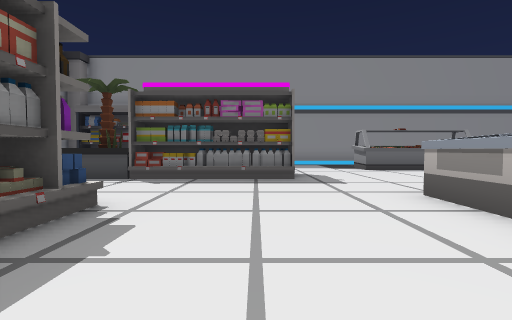
view 1 (above)

22 first-person views from a walk through a Unity game level. The camera is 1.2 m above the floor, tilts 2° down and sees 85° across. The floor is counted in squares, 2 m on a side. Each view is taken from the middle of a square. On the plan, view 1 faces up. The plan holds only what a view shows up to about 9 squares ahead; the rest is blank. The place goes on beyond the plan. The player character is not drawn.

view 2
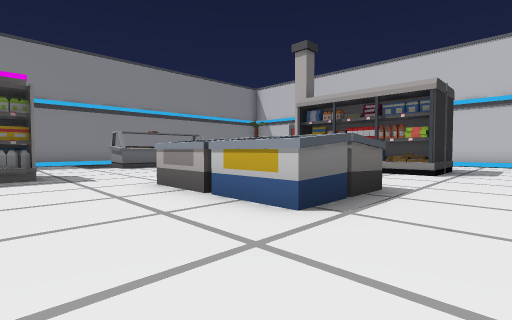

view 3
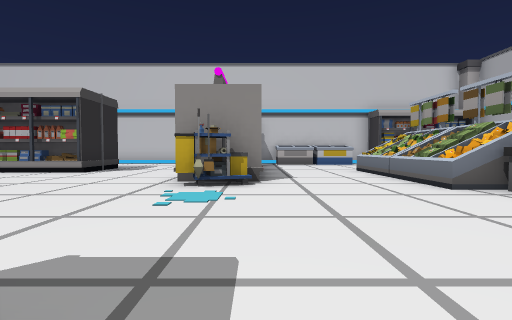

view 4
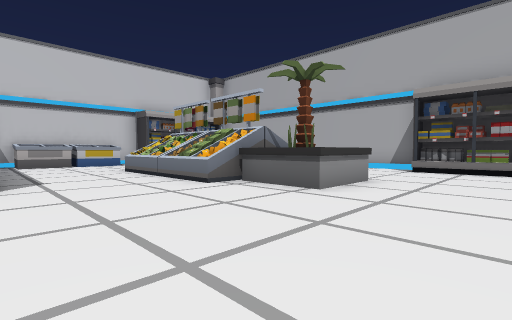

view 5
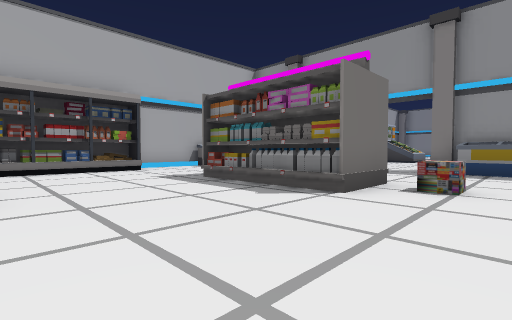

view 6
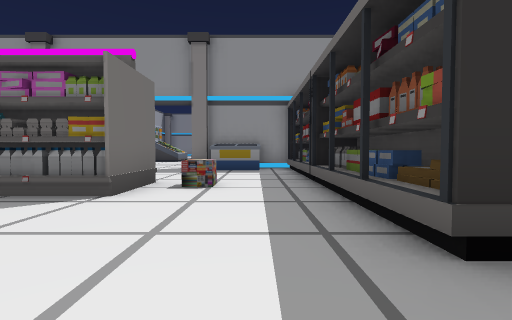

view 7
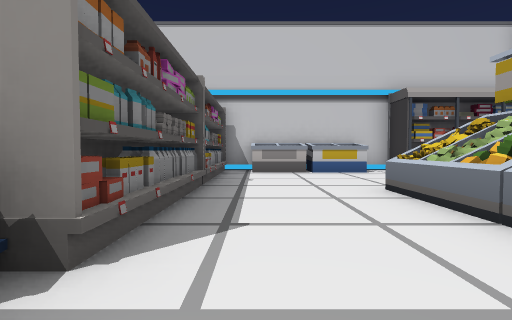

view 8
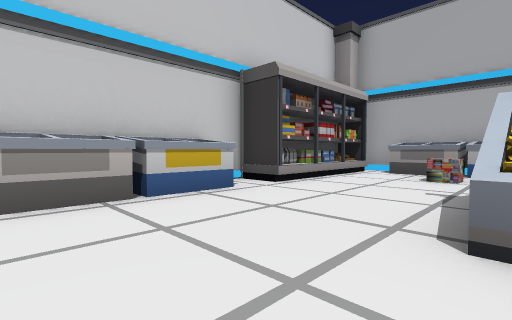

view 9
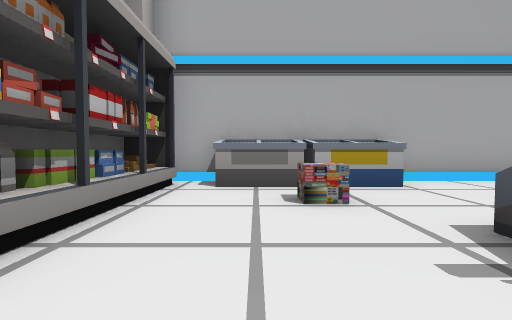

view 10
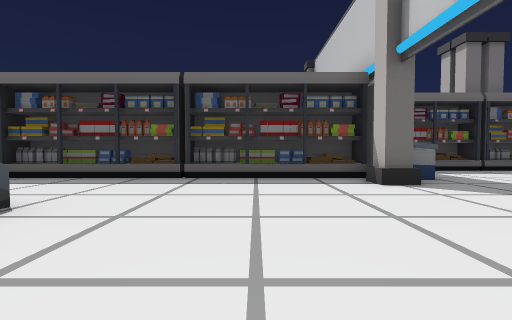

view 11
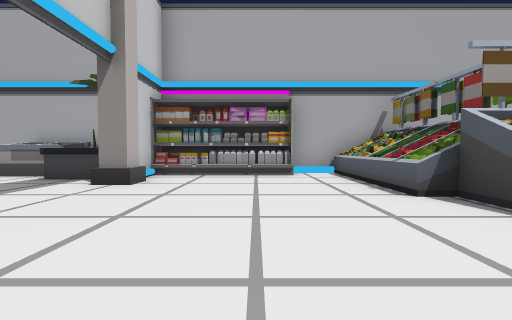

view 12
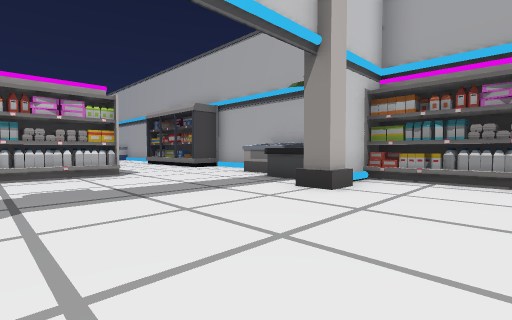

view 13
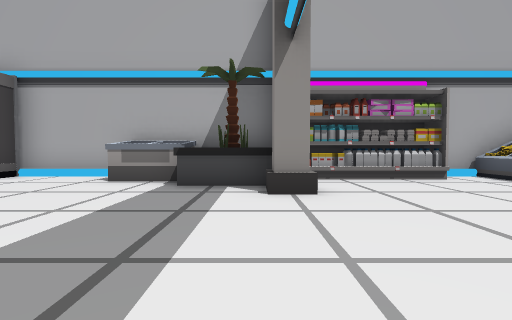

view 14
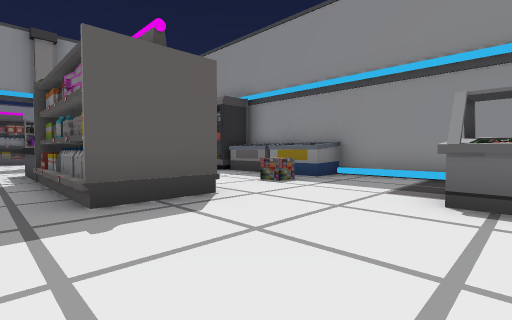

view 15
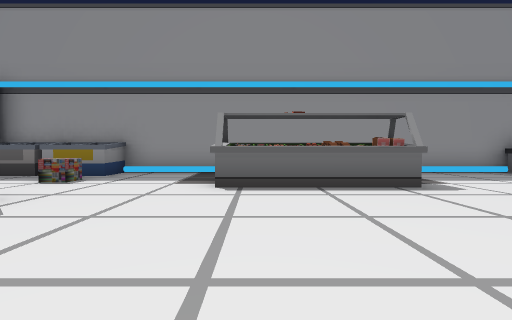

view 16
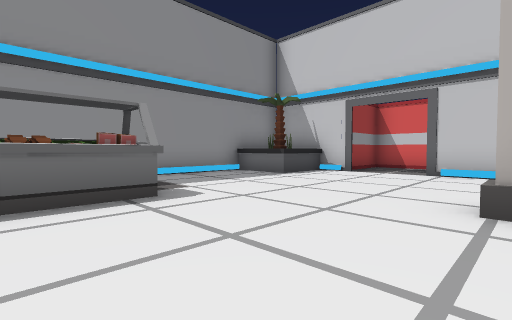

view 17
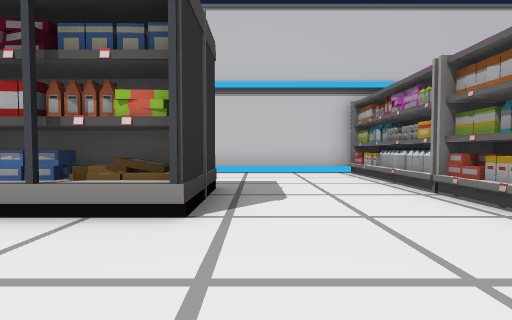

view 18
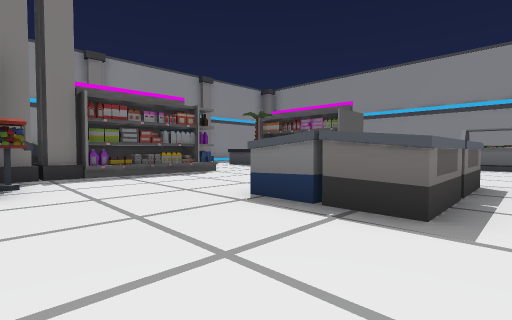

view 19
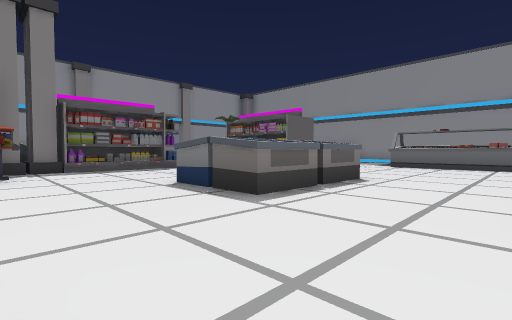

view 20
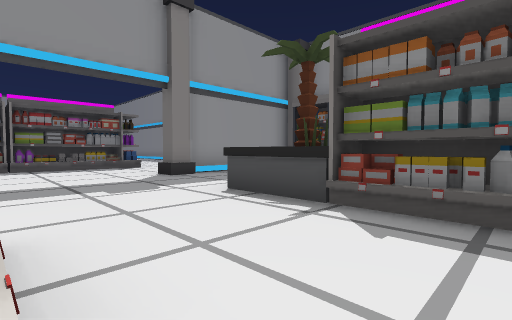

view 21
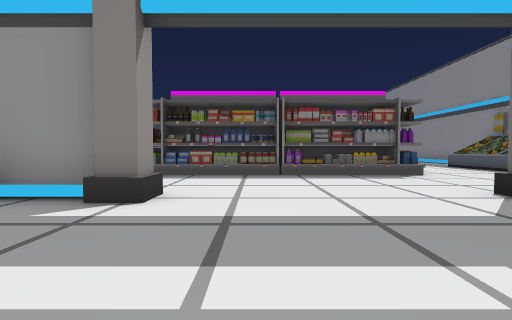

view 22
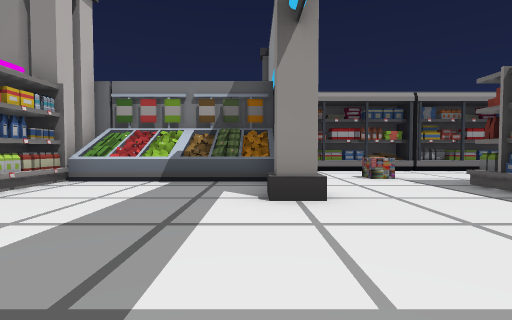

### Floor plan
Points are (right, up) in squares from view 1. A wall is a line through its corners. A room is listed if a view was taken in it or the views show most of it. See-through windows are left out.
Room 1 (views 1, 2, 3, 4, 5, 6, 7, 8, 9, 10, 11, 12, 13, 14, 15, 16, 17, 18, 19, 20, 21, 22)
walls: (-1.7, -1) (-3.1, -1); (-1.9, -0.5) (-1.9, -1.6); (-7.5, 1.1) (-7.5, 0.5); (-7.9, 1.6) (-7.3, 1.6) (-7.3, 1); (-7.3, -5.6) (-7.3, -6.1) (-7.9, -6.1); (-7.3, 7) (-7.3, 6.4) (-7.9, 6.4); (2.6, -13.5) (3.2, -13.5); (-7.5, 9.4) (-7.5, 7); (-7.7, -11.4) (-7.7, -10.9) (-7.3, -10.9) (-7.3, -11.4); (4.9, -13.5) (7.6, -13.5); (12.5, 5.5) (12.5, 6.9); (-7.5, -13.5) (-1.4, -13.5); (12.5, -9.1) (12.5, 1.1); (12.5, 8.6) (12.5, 10.2); (10.4, -13.5) (11.8, -13.5); (11.5, -12.9) (12.4, -12.9); (11.2, 11.5) (-2.9, 11.5); (13.9, 9) (12.5, 9); (-13.2, -13.5) (-11.4, -13.5)
objects: other object (-13, -13) to (-12, -11); other object (-13, -10) to (-13, -8); other object (-13, -5) to (-12, -4); other object (-13, -3) to (-12, -3); other object (-13, 10) to (-12, 11); other object (-12, -11) to (-12, -10); shelf (-12, 5) to (-11, 7); shelf (-11, -14) to (-8, -13); other object (-11, -5) to (-8, -4); other object (-11, -3) to (-8, -3); shelf (-11, 1) to (-11, 4); other object (-11, 10) to (-11, 11); other object (-10, -1); other object (-7, -13) to (-6, -12); other object (-7, -5) to (-7, -4); other object (-7, -3) to (-4, -3); other object (-7, -2) to (-6, 0); other object (-7, 10) to (-4, 11); other object (-5, -13) to (-4, -13); other object (-5, -2) to (-4, -1); other object (-4, 6) to (-3, 7); shelf (-3, -9) to (-2, -6); other object (-3, -5); other object (-3, -3) to (0, -2); shelf (-3, 0) to (-2, 3); other object (-3, 11) to (-2, 11); shelf (-2, 6) to (0, 7); other object (-1, -13) to (2, -13); machine (-1, -2) to (0, -2); other object (-1, 11) to (0, 11); other object (0, 9); other object (3, -9) to (4, -8); other object (3, 1) to (3, 2); other object (3, 3); other object (4, 1) to (4, 2); other object (4, 3); other object (4, 9) to (6, 9); other object (5, -10) to (6, -9); other object (5, -8) to (6, -7); cart (5, -3); shelf (6, -4) to (8, -3); other object (7, -10) to (8, -9); other object (7, -8) to (8, -7); other object (8, -14) to (9, -13); other object (8, 1) to (8, 4); other object (9, -14) to (10, -13); other object (9, -11); shelf (9, -4) to (12, -3); other object (9, 1) to (9, 4); other object (11, 10) to (12, 11); other object (12, -12) to (12, -9); other object (12, -8) to (12, -7); other object (12, -6) to (12, -5)

Where each view was taken, in squares from view 1:
view 1: 0 up, 0 right, facing up
view 2: 1 down, 0 right, facing up-right
view 3: 4 down, 0 right, facing right
view 4: 4 down, 0 right, facing down-right
view 5: 4 down, 2 right, facing down-left
view 6: 4 down, 2 right, facing left
view 7: 5 down, 4 right, facing right
view 8: 5 down, 8 right, facing down-right
view 9: 8 down, 10 right, facing down
view 10: 11 down, 10 left, facing up
view 11: 6 down, 10 left, facing down
view 12: 7 down, 10 left, facing down-right
view 13: 7 down, 7 left, facing down
view 14: 5 up, 4 right, facing up-left
view 15: 4 up, 4 right, facing up
view 16: 5 up, 5 right, facing up-right
view 17: 0 up, 5 right, facing right
view 18: 2 down, 5 right, facing up-left
view 19: 2 down, 7 right, facing up-left
view 20: 3 up, 1 left, facing up-left
view 21: 3 up, 4 left, facing left
view 22: 5 up, 7 left, facing down
